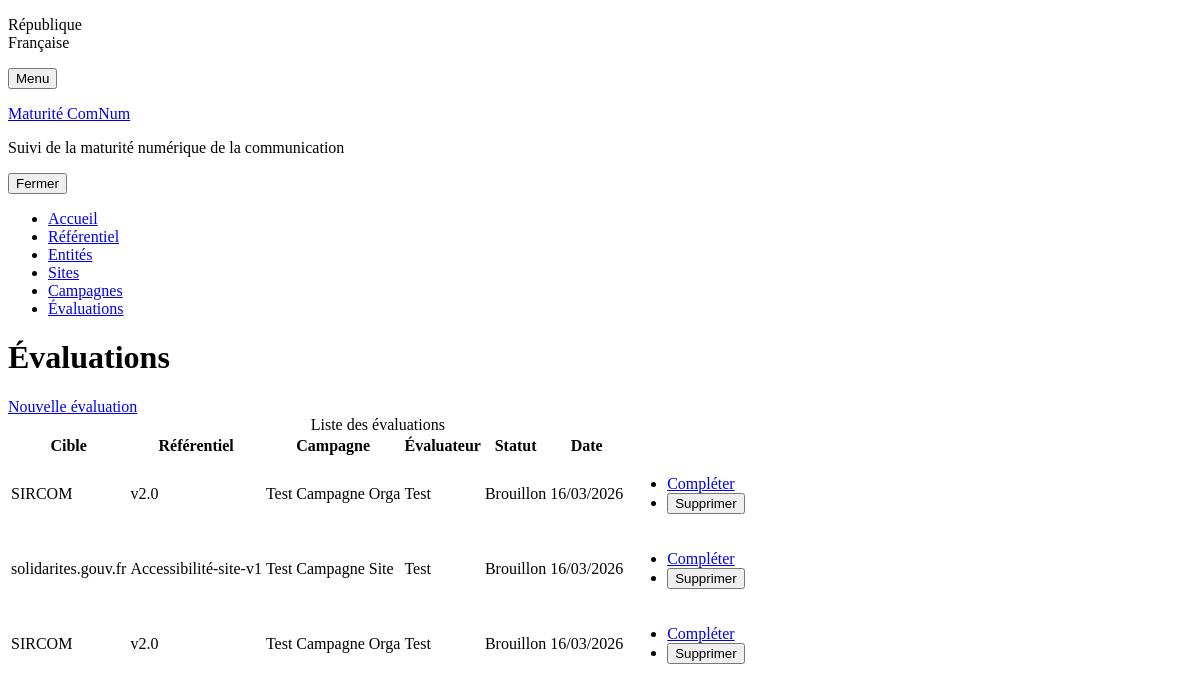
The page /evaluations on the database as committed earlier.
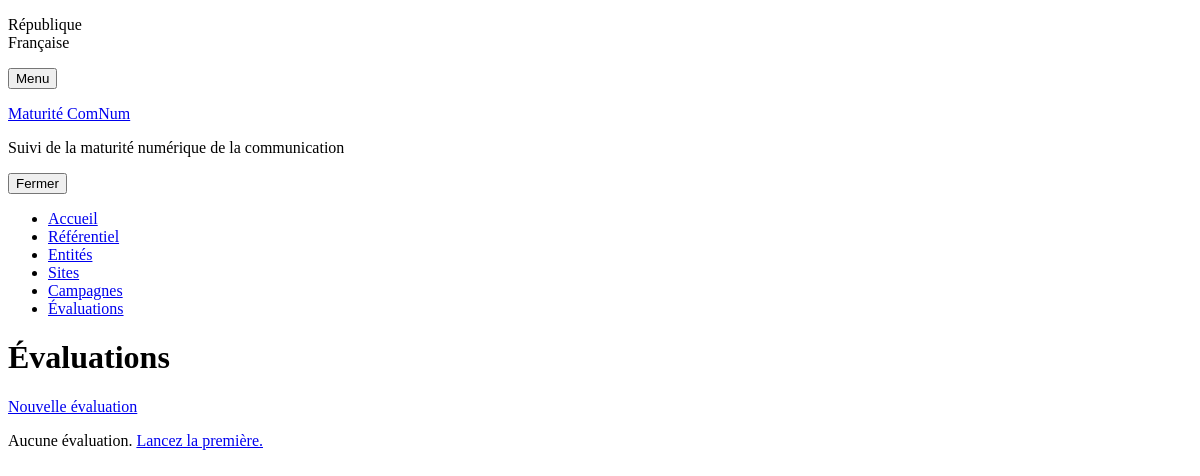
The same page on the database as committed later.
### webapp/models.py (models this page shows, shortened)
class Evaluation(db.Model):
    __tablename__ = "evaluation"
    id = db.Column(db.Integer, primary_key=True)
    referentiel_id = db.Column(db.Integer, db.ForeignKey("referentiel_version.id"), nullable=False)
    campagne_id = db.Column(db.Integer, db.ForeignKey("campagne.id"), nullable=True)
    entite_id = db.Column(db.Integer, db.ForeignKey("entite.id"), nullable=True)
    site_id = db.Column(db.Integer, db.ForeignKey("site.id"), nullable=True)
    evaluateur = db.Column(db.String(200))
    date_evaluation = db.Column(db.DateTime, default=datetime.utcnow)
    statut = db.Column(db.String(20), default="brouillon")  # brouillon, validee
    commentaire_global = db.Column(db.Text)
    referentiel = db.relationship("ReferentielVersion")
    campagne = db.relationship("Campagne", back_populates="evaluations")
    entite = db.relationship("Entite", back_populates="evaluations")
    site = db.relationship("Site", back_populates="evaluations")
    scores = db.relationship("Score", back_populates="evaluation",
                             cascade="all, delete-orphan")
    __table_args__ = (
        db.CheckConstraint(
            "(entite_id IS NOT NULL AND site_id IS NULL) OR "
            "(entite_id IS NULL AND site_id IS NOT NULL)",
            name="ck_eval_xor_cible"
        ),
    )
    @property
    def cible_nom(self):
        return self.entite.nom if self.entite_id else self.site.nom

class Entite(db.Model):
    __tablename__ = "entite"
    id = db.Column(db.Integer, primary_key=True)
    nom = db.Column(db.String(200), nullable=False)
    type = db.Column(db.String(20), nullable=False)  # "SIRCOM" ou "Bureau"
    direction = db.Column(db.String(200))
    description = db.Column(db.Text)
    created_at = db.Column(db.DateTime, default=datetime.utcnow)
    evaluations = db.relationship("Evaluation", back_populates="entite",
                                  order_by="Evaluation.date_evaluation.desc()")
    sites = db.relationship("Site", back_populates="organisation",
                            cascade="all, delete-orphan")

class ReferentielVersion(db.Model):
    __tablename__ = "referentiel_version"
    id = db.Column(db.Integer, primary_key=True)
    label = db.Column(db.String(50), nullable=False, unique=True)
    description = db.Column(db.Text)
    cible = db.Column(db.String(20), nullable=False, default="organisation")  # "organisation" ou "site"
    created_at = db.Column(db.DateTime, default=datetime.utcnow)
    is_active = db.Column(db.Boolean, default=False)
    dimensions = db.relationship("Dimension", back_populates="referentiel",
                                 cascade="all, delete-orphan",
                                 order_by="Dimension.numero")

class Campagne(db.Model):
    __tablename__ = "campagne"
    id = db.Column(db.Integer, primary_key=True)
    label = db.Column(db.String(100), nullable=False)
    date_debut = db.Column(db.Date, nullable=False)
    date_fin = db.Column(db.Date)
    statut = db.Column(db.String(20), default="en_cours")  # en_cours, terminee
    evaluations = db.relationship("Evaluation", back_populates="campagne",
                                  cascade="all, delete-orphan")

class Site(db.Model):
    __tablename__ = "site"
    id = db.Column(db.Integer, primary_key=True)
    nom = db.Column(db.String(200), nullable=False)
    url = db.Column(db.String(500))
    description = db.Column(db.Text)
    organisation_id = db.Column(db.Integer, db.ForeignKey("entite.id"), nullable=False)
    created_at = db.Column(db.DateTime, default=datetime.utcnow)
    organisation = db.relationship("Entite", back_populates="sites")
    evaluations = db.relationship("Evaluation", back_populates="site",
                                  order_by="Evaluation.date_evaluation.desc()")

### webapp/app.py (the view)
@app.route("/evaluations")
def evaluations_list():
    evaluations = Evaluation.query.order_by(Evaluation.date_evaluation.desc()).all()
    return render_template("evaluations.html", evaluations=evaluations)

### webapp/app.py (called while the page is built)
@app.before_request
def ensure_db():
    if not getattr(app, "_db_ready", False):
        db.create_all()
        migrate_db()
        from seed import seed_referentiel, seed_demo_entites, seed_mini_referentiels, seed_demo_sites
        seed_referentiel()
        seed_mini_referentiels()
        seed_demo_entites()
        seed_demo_sites()
        app._db_ready = True

### webapp/templates/evaluations.html (shortened to what this page needs)
{% extends "base.html" %}
{% block content %}
<div class="fr-grid-row fr-grid-row--middle fr-grid-row--gutters fr-mb-4w">
    <div class="fr-col">
        <h1 class="fr-h3">Évaluations</h1>
    </div>
    <div class="fr-col-auto">
        <a href="{{ url_for('evaluation_new') }}" class="fr-btn fr-btn--icon-left fr-icon-add-line">Nouvelle évaluation</a>
    </div>
</div>
{% if evaluations %}
<div class="fr-table">
    <div class="fr-table__wrapper">
        <div class="fr-table__container">
            <div class="fr-table__content">
                <table>
                    <caption class="fr-sr-only">Liste des évaluations</caption>
                    <thead>
                        <tr>
                            <th scope="col">Cible</th>
                            <th scope="col">Référentiel</th>
                            <th scope="col">Campagne</th>
                            <th scope="col">Évaluateur</th>
                            <th scope="col">Statut</th>
                            <th scope="col">Date</th>
                            <th scope="col"></th>
                        </tr>
                    </thead>
                    <tbody>
                        {% for ev in evaluations %}
                        <tr>
                            <td class="fr-text--bold">{{ ev.cible_nom }}</td>
                            <td>{{ ev.referentiel.label }}</td>
                            <td>{{ ev.campagne.label if ev.campagne_id else '—' }}</td>
                            <td>{{ ev.evaluateur or '—' }}</td>
                            <td>
                                {% if ev.statut == 'brouillon' %}
                                <p class="fr-badge fr-badge--info fr-badge--sm fr-badge--no-icon">Brouillon</p>
                                {% else %}
                                <p class="fr-badge fr-badge--success fr-badge--sm fr-badge--no-icon">Validée</p>
                                {% endif %}
                            </td>
                            <td>{{ ev.date_evaluation.strftime('%d/%m/%Y') if ev.date_evaluation else '—' }}</td>
                            <td>
                                <ul class="fr-btns-group fr-btns-group--inline">
                                    {% if ev.statut == 'validee' %}
                                    <li>
                                        <a href="{{ url_for('evaluation_results', evaluation_id=ev.id) }}" class="fr-btn fr-btn--sm fr-btn--secondary fr-btn--icon-left fr-icon-line-chart-line">Résultats</a>
                                    </li>
                                    {% else %}
                                    <li>
                                        <a href="{{ url_for('evaluation_fill', evaluation_id=ev.id) }}" class="fr-btn fr-btn--sm fr-btn--secondary fr-btn--icon-left fr-icon-edit-line">Compléter</a>
                                    </li>
                                    {% endif %}
                                    <li>
                                        <button class="fr-btn fr-btn--sm fr-btn--tertiary fr-btn--icon-left fr-icon-delete-line"
                                                aria-controls="modal-delete-eval-{{ ev.id }}" data-fr-opened="false">
                                            Supprimer
                                        </button>
                                    </li>
                                </ul>
                            </td>
                        </tr>
                        {% endfor %}
                    </tbody>
                </table>
            </div>
        </div>
    </div>
</div>
{% else %}
<div class="fr-callout">
    <p class="fr-callout__text">Aucune évaluation. <a href="{{ url_for('evaluation_new') }}">Lancez la première.</a></p>
</div>
{% endif %}
{% endblock %}

### webapp/templates/base.html (shortened to what this page needs)
<!DOCTYPE html>
<html lang="fr" data-fr-scheme="light">
<head>
    <link rel="stylesheet" href="https://cdn.jsdelivr.net/npm/@gouvfr/dsfr@1.11.2/dist/dsfr.min.css">
    <link rel="stylesheet" href="https://cdn.jsdelivr.net/npm/@gouvfr/dsfr@1.11.2/dist/utility/utility.min.css">
    <link rel="stylesheet" href="https://cdn.jsdelivr.net/npm/@gouvfr/dsfr-chart@2.0.4/dist/DSFRChart/DSFRChart.css">
</head>
<body>
    <header role="banner" class="fr-header">
        <div class="fr-header__body">
            <div class="fr-container">
                <div class="fr-header__body-row">
                    <div class="fr-header__brand fr-enlarge-link">
                        <div class="fr-header__brand-top">
                            <div class="fr-header__logo">
                                <p class="fr-logo">
                                    République<br>Française
                                </p>
                            </div>
                            <div class="fr-header__navbar">
                                <button class="fr-btn--menu fr-btn" data-fr-opened="false" aria-controls="modal-menu" aria-haspopup="menu" title="Menu">
                                    Menu
                                </button>
                            </div>
                        </div>
                        <div class="fr-header__service">
                            <a href="{{ url_for('index') }}" title="Accueil - Maturité ComNum">
                                <p class="fr-header__service-title">Maturité ComNum</p>
                            </a>
                            <p class="fr-header__service-tagline">Suivi de la maturité numérique de la communication</p>
                        </div>
                    </div>
                </div>
            </div>
        </div>
        <div class="fr-header__menu fr-modal" id="modal-menu" aria-labelledby="modal-menu">
            <div class="fr-container">
                <button class="fr-btn--close fr-btn" aria-controls="modal-menu" title="Fermer">Fermer</button>
                <nav class="fr-nav" role="navigation" aria-label="Menu principal">
                    <ul class="fr-nav__list">
                        <li class="fr-nav__item"><a class="fr-nav__link" href="{{ url_for('index') }}">Accueil</a></li>
                        <li class="fr-nav__item"><a class="fr-nav__link" href="{{ url_for('referentiel_view') }}">Référentiel</a></li>
                        <li class="fr-nav__item"><a class="fr-nav__link" href="{{ url_for('entites_list') }}">Entités</a></li>
                        <li class="fr-nav__item"><a class="fr-nav__link" href="{{ url_for('sites_list') }}">Sites</a></li>
                        <li class="fr-nav__item"><a class="fr-nav__link" href="{{ url_for('campagnes_list') }}">Campagnes</a></li>
                        <li class="fr-nav__item"><a class="fr-nav__link" href="{{ url_for('evaluations_list') }}">Évaluations</a></li>
                    </ul>
                </nav>
            </div>
        </div>
    </header>
    <main class="fr-container fr-my-4w">
        {% block content %}{% endblock %}
    </main>
</body>
</html>

Rows that differ between the two databases and show on the page:
removed Evaluation: cible_nom "SIRCOM", referentiel.label "v2.0", campagne "Test Campagne Orga", evaluateur "Test", statut "Brouillon", date_evaluation "16/03/2026"
removed Evaluation: cible_nom "solidarites.gouv.fr", referentiel.label "Accessibilité-site-v1", campagne "Test Campagne Site", evaluateur "Test", statut "Brouillon", date_evaluation "16/03/2026"
removed Evaluation: cible_nom "SIRCOM", referentiel.label "v2.0", campagne "Test Campagne Orga", evaluateur "Test", statut "Brouillon", date_evaluation "16/03/2026"
Other text that changed with them:
text no longer shown: "Liste des évaluations Cible Référentiel Campagne Évaluateur Statut Date"
text now shown: "Aucune évaluation. Lancez la première."
